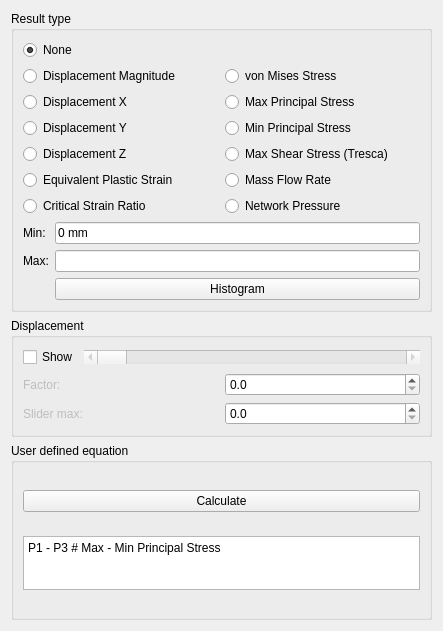
<?xml version="1.0" encoding="UTF-8"?>
<ui version="4.0">
 <class>ShowDisplacement</class>
 <widget class="QWidget" name="ShowDisplacement">
  <property name="geometry">
   <rect>
    <x>0</x>
    <y>0</y>
    <width>443</width>
    <height>631</height>
   </rect>
  </property>
  <property name="windowTitle">
   <string>Show result</string>
  </property>
  <layout class="QVBoxLayout" name="verticalLayout_4">
   <item>
    <widget class="QGroupBox" name="gb_result_type">
     <property name="title">
      <string>Result type</string>
     </property>
     <layout class="QVBoxLayout" name="verticalLayout">
      <item>
       <layout class="QGridLayout" name="gridLayout">
        <item row="0" column="0">
         <widget class="QRadioButton" name="rb_none">
          <property name="minimumSize">
           <size>
            <width>0</width>
            <height>20</height>
           </size>
          </property>
          <property name="text">
           <string>None</string>
          </property>
          <property name="checked">
           <bool>true</bool>
          </property>
         </widget>
        </item>
        <item row="1" column="0">
         <widget class="QRadioButton" name="rb_abs_displacement">
          <property name="minimumSize">
           <size>
            <width>0</width>
            <height>20</height>
           </size>
          </property>
          <property name="text">
           <string>Displacement Magnitude</string>
          </property>
         </widget>
        </item>
        <item row="1" column="1">
         <widget class="QRadioButton" name="rb_vm_stress">
          <property name="text">
           <string>von Mises Stress</string>
          </property>
         </widget>
        </item>
        <item row="2" column="0">
         <widget class="QRadioButton" name="rb_x_displacement">
          <property name="minimumSize">
           <size>
            <width>0</width>
            <height>20</height>
           </size>
          </property>
          <property name="text">
           <string>Displacement X</string>
          </property>
         </widget>
        </item>
        <item row="2" column="1">
         <widget class="QRadioButton" name="rb_maxprin">
          <property name="text">
           <string>Max Principal Stress</string>
          </property>
         </widget>
        </item>
        <item row="3" column="0">
         <widget class="QRadioButton" name="rb_y_displacement">
          <property name="minimumSize">
           <size>
            <width>0</width>
            <height>20</height>
           </size>
          </property>
          <property name="text">
           <string>Displacement Y</string>
          </property>
         </widget>
        </item>
        <item row="3" column="1">
         <widget class="QRadioButton" name="rb_minprin">
          <property name="text">
           <string>Min Principal Stress</string>
          </property>
         </widget>
        </item>
        <item row="4" column="0">
         <widget class="QRadioButton" name="rb_z_displacement">
          <property name="minimumSize">
           <size>
            <width>0</width>
            <height>20</height>
           </size>
          </property>
          <property name="text">
           <string>Displacement Z</string>
          </property>
         </widget>
        </item>
        <item row="4" column="1">
         <widget class="QRadioButton" name="rb_max_shear_stress">
          <property name="text">
           <string>Max Shear Stress (Tresca)</string>
          </property>
         </widget>
        </item>
        <item row="5" column="0">
         <widget class="QRadioButton" name="rb_peeq">
          <property name="minimumSize">
           <size>
            <width>0</width>
            <height>20</height>
           </size>
          </property>
          <property name="text">
           <string>Equivalent Plastic Strain</string>
          </property>
         </widget>
        </item>
        <item row="5" column="1">
         <widget class="QRadioButton" name="rb_massflowrate">
          <property name="text">
           <string>Mass Flow Rate</string>
          </property>
         </widget>
        </item>
        <item row="6" column="0">
         <widget class="QRadioButton" name="rb_temperature">
          <property name="minimumSize">
           <size>
            <width>0</width>
            <height>20</height>
           </size>
          </property>
          <property name="text">
           <string>Critical Strain Ratio</string>
          </property>
         </widget>
        </item>
        <item row="6" column="1">
         <widget class="QRadioButton" name="rb_networkpressure">
          <property name="text">
           <string>Network Pressure</string>
          </property>
         </widget>
        </item>
       </layout>
      </item>
      <item>
       <layout class="QFormLayout" name="formLayout">
        <item row="0" column="0">
         <widget class="QLabel" name="label_4">
          <property name="text">
           <string>Min:</string>
          </property>
         </widget>
        </item>
        <item row="0" column="1">
         <widget class="Gui::InputField" name="le_min">
          <property name="text">
           <string notr="true">0 mm</string>
          </property>
          <property name="readOnly">
           <bool>true</bool>
          </property>
          <property name="unit" stdset="0">
           <string notr="true">mm</string>
          </property>
         </widget>
        </item>
        <item row="1" column="0">
         <widget class="QLabel" name="label">
          <property name="text">
           <string>Max:</string>
          </property>
         </widget>
        </item>
        <item row="1" column="1">
         <widget class="Gui::InputField" name="le_max">
          <property name="readOnly">
           <bool>true</bool>
          </property>
          <property name="unit" stdset="0">
           <string notr="true">mm</string>
          </property>
         </widget>
        </item>
        <item row="2" column="1">
         <widget class="QPushButton" name="show_histogram">
          <property name="text">
           <string>Histogram</string>
          </property>
         </widget>
        </item>
       </layout>
      </item>
     </layout>
    </widget>
   </item>
   <item>
    <widget class="QGroupBox" name="gb_displacement">
     <property name="title">
      <string>Displacement</string>
     </property>
     <layout class="QVBoxLayout" name="verticalLayout_2">
      <item>
       <layout class="QHBoxLayout" name="horizontalLayout_2">
        <item>
         <widget class="QCheckBox" name="cb_show_displacement">
          <property name="text">
           <string>Show</string>
          </property>
          <property name="checked">
           <bool>false</bool>
          </property>
         </widget>
        </item>
        <item>
         <widget class="QScrollBar" name="hsb_displacement_factor">
          <property name="enabled">
           <bool>false</bool>
          </property>
          <property name="sizePolicy">
           <sizepolicy hsizetype="MinimumExpanding" vsizetype="Fixed">
            <horstretch>0</horstretch>
            <verstretch>0</verstretch>
           </sizepolicy>
          </property>
          <property name="maximum">
           <number>100</number>
          </property>
          <property name="orientation">
           <enum>Qt::Horizontal</enum>
          </property>
         </widget>
        </item>
       </layout>
      </item>
      <item>
       <layout class="QHBoxLayout" name="horizontalLayout_3">
        <item>
         <widget class="QLabel" name="label_3">
          <property name="enabled">
           <bool>false</bool>
          </property>
          <property name="text">
           <string>Factor:</string>
          </property>
         </widget>
        </item>
        <item>
         <widget class="QDoubleSpinBox" name="sb_displacement_factor">
          <property name="enabled">
           <bool>true</bool>
          </property>
          <property name="inputMethodHints">
           <set>Qt::ImhFormattedNumbersOnly</set>
          </property>
          <property name="readOnly">
           <bool>false</bool>
          </property>
          <property name="decimals">
           <number>1</number>
          </property>
          <property name="maximum">
           <double>1000000.000000000000000</double>
          </property>
         </widget>
        </item>
       </layout>
      </item>
      <item>
       <layout class="QHBoxLayout" name="horizontalLayout_4">
        <item>
         <widget class="QLabel" name="label_7">
          <property name="enabled">
           <bool>false</bool>
          </property>
          <property name="text">
           <string>Slider max:</string>
          </property>
         </widget>
        </item>
        <item>
         <widget class="QDoubleSpinBox" name="sb_displacement_factor_max">
          <property name="enabled">
           <bool>true</bool>
          </property>
          <property name="inputMethodHints">
           <set>Qt::ImhFormattedNumbersOnly</set>
          </property>
          <property name="readOnly">
           <bool>false</bool>
          </property>
          <property name="decimals">
           <number>1</number>
          </property>
          <property name="maximum">
           <double>1000000.000000000000000</double>
          </property>
         </widget>
        </item>
       </layout>
      </item>
     </layout>
    </widget>
   </item>
   <item>
    <widget class="QGroupBox" name="gb_displacement_2">
     <property name="title">
      <string>User defined equation</string>
     </property>
     <layout class="QVBoxLayout" name="verticalLayout_3">
      <item>
       <widget class="QPushButton" name="calculate">
        <property name="toolTip">
         <string>Runs the equation given in the field below,
outputs the results to the Min and Max fields
and colors the result mesh accordingly</string>
        </property>
        <property name="text">
         <string>Calculate</string>
        </property>
       </widget>
      </item>
      <item>
       <widget class="QPlainTextEdit" name="user_def_eq">
        <property name="sizePolicy">
         <sizepolicy hsizetype="Expanding" vsizetype="Expanding">
          <horstretch>0</horstretch>
          <verstretch>0</verstretch>
         </sizepolicy>
        </property>
        <property name="maximumSize">
         <size>
          <width>16777215</width>
          <height>54</height>
         </size>
        </property>
        <property name="toolTip">
         <string>Enter here an equation to be calculated.
For possible variables, see the description box below.</string>
        </property>
        <property name="plainText">
         <string>P1 - P3 # Max - Min Principal Stress</string>
        </property>
       </widget>
      </item>
     </layout>
    </widget>
   </item>
  </layout>
 </widget>
 <customwidgets>
  <customwidget>
   <class>Gui::InputField</class>
   <extends>QLineEdit</extends>
   <header>Gui/InputField.h</header>
  </customwidget>
 </customwidgets>
 <resources/>
 <connections>
  <connection>
   <sender>cb_show_displacement</sender>
   <signal>toggled(bool)</signal>
   <receiver>label_3</receiver>
   <slot>setEnabled(bool)</slot>
   <hints>
    <hint type="sourcelabel">
     <x>90</x>
     <y>232</y>
    </hint>
    <hint type="destinationlabel">
     <x>68</x>
     <y>269</y>
    </hint>
   </hints>
  </connection>
  <connection>
   <sender>cb_show_displacement</sender>
   <signal>toggled(bool)</signal>
   <receiver>label_7</receiver>
   <slot>setEnabled(bool)</slot>
   <hints>
    <hint type="sourcelabel">
     <x>95</x>
     <y>238</y>
    </hint>
    <hint type="destinationlabel">
     <x>86</x>
     <y>309</y>
    </hint>
   </hints>
  </connection>
  <connection>
   <sender>cb_show_displacement</sender>
   <signal>toggled(bool)</signal>
   <receiver>hsb_displacement_factor</receiver>
   <slot>setEnabled(bool)</slot>
   <hints>
    <hint type="sourcelabel">
     <x>48</x>
     <y>241</y>
    </hint>
    <hint type="destinationlabel">
     <x>36</x>
     <y>345</y>
    </hint>
   </hints>
  </connection>
 </connections>
</ui>
